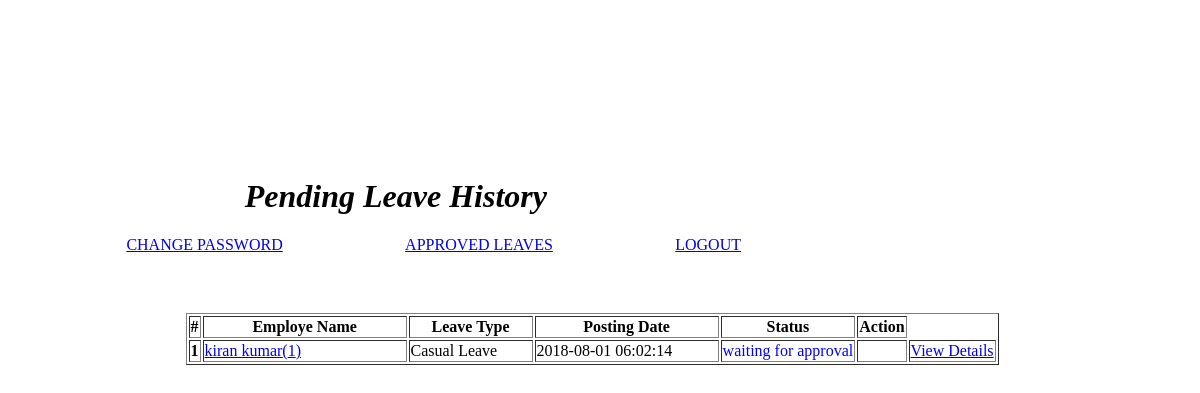
The app's page /admin/pending-leavehistory.php (signed in) with its own data.
### tables this page shows
CREATE TABLE `tblleaves` (
  `id` int(11) NOT NULL AUTO_INCREMENT,
  `LeaveType` varchar(110) NOT NULL,
  `ToDate` varchar(120) NOT NULL,
  `FromDate` varchar(120) NOT NULL,
  `Description` mediumtext NOT NULL,
  `PostingDate` timestamp NOT NULL DEFAULT CURRENT_TIMESTAMP,
  `AdminRemark` mediumtext,
  `AdminRemarkDate` varchar(120) DEFAULT NULL,
  `Status` int(1) NOT NULL,
  `IsRead` int(1) NOT NULL,
  `empid` int(11) DEFAULT NULL,
  PRIMARY KEY (`id`),
  KEY `UserEmail` (`empid`)
);

CREATE TABLE `tblemployees` (
  `id` int(11) NOT NULL AUTO_INCREMENT,
  `EmpId` varchar(100) NOT NULL,
  `FirstName` varchar(150) NOT NULL,
  `LastName` varchar(150) NOT NULL,
  `EmailId` varchar(200) NOT NULL,
  `Password` varchar(180) NOT NULL,
  `Gender` varchar(100) NOT NULL,
  `Dob` varchar(100) NOT NULL,
  `Department` varchar(255) NOT NULL,
  `Address` varchar(255) NOT NULL,
  `City` varchar(200) NOT NULL,
  `Country` varchar(150) NOT NULL,
  `Phonenumber` char(11) NOT NULL,
  `Status` int(1) NOT NULL,
  `RegDate` timestamp NOT NULL DEFAULT CURRENT_TIMESTAMP,
  PRIMARY KEY (`id`)
);

### admin/pending-leavehistory.php (the view, shortened to what this page needs)
<?php
include('../config.php');
if(strlen($_SESSION['alogin'])==0)
    {
header('location:index.php');
}
else{
 ?>
<!DOCTYPE html>
<html lang="en">
    <head>
    </head>
    <body>
            <main class="mn-inner">
                <div class="row">
                    <div class="col s12">
                        <div class="page-title"><h1><strong><i>Pending Leave History</i></strong></h1></div>
                    </div>
                    <div class="col s12 m12 l12">
                        <div class="card">
<nav>
     <a href="changepassword.php" >CHANGE PASSWORD</a>
    <a href="approvedleave-history.php" >APPROVED LEAVES</a>
               <a href="logout.php" >LOGOUT</a>
   </nav>
                            <div class="card-content">
                                <table id="example" class="display responsive-table" border="1">
                                    <thead>
                                        <tr>
                                            <th>#</th>
                                            <th width="200">Employe Name</th>
                                            <th width="120">Leave Type</th>
                                             <th width="180">Posting Date</th>
                                            <th>Status</th>
                                            <th align="center">Action</th>
                                        </tr>
                                    </thead>
                                    <tbody border="1">
<?php
$status=0;
$sql = "SELECT tblleaves.id as lid,tblemployees.FirstName,tblemployees.LastName,tblemployees.EmpId,tblemployees.id,tblleaves.LeaveType,tblleaves.PostingDate,tblleaves.Status from tblleaves join tblemployees on tblleaves.empid=tblemployees.id where tblleaves.Status=:status order by lid desc";
$query = $dbh -> prepare($sql);
$query->bindParam(':status',$status,PDO::PARAM_STR);
$query->execute();
$results=$query->fetchAll(PDO::FETCH_OBJ);
$cnt=1;
if($query->rowCount() > 0)
{
foreach($results as $result)
{
      ?>
                                       <tr>
                                            <td> <b><?php echo htmlentities($cnt);?></b></td>
                                              <td border="1"><a href="#?empid=<?php echo htmlentities($result->id);?>"
                target="_blank"><?php echo htmlentities($result->FirstName." ".$result->LastName);?>(<?php echo htmlentities($result->EmpId);?>)</a></td>
                                            <td><?php echo htmlentities($result->LeaveType);?></td>
                                            <td><?php echo htmlentities($result->PostingDate);?></td>
                                                                       <td><?php $stats=$result->Status;
if($stats==1){
                                             ?>
                                                 <span style="color: green">Approved</span>
                                                 <?php } if($stats==2)  { ?>
                                                <span style="color: red">Not Approved</span>
                                                 <?php } if($stats==0)  { ?>
 <span style="color: blue">waiting for approval</span>
 <?php } ?>
                                             </td>
          <td>
<td border="1"><a href="leave-details.php?leaveid=<?php echo htmlentities($result->lid);?>" class="waves-effect waves-light btn blue m-b-xs">
View Details</a></td>
                                    </tr>
                                         <?php $cnt++;} }?>
                                    </tbody>
                                </table>
                            </div>
                        </div>
                    </div>
                </div>
            </main>
    </body>
</html>
<?php } ?>

### admin/pending-leavehistory.php (style rules this page uses)
body, html { height: 100%; }
body { background-image:url(http://wallpaperen.com/wp-content/uploads/2017/12/nice-white-website-background-white-and-gray-3d-paper-abstract-background-stock-image-white-website-background.jpg); background-repeat: no-repeat; background-position: center; background-size: cover; height: 60%; }
#example { margin-left:15%; margin-top:05%; }
.page-title { margin-left:20%; margin-top:15%; color:; font-weight:bold; }
nav a { margin-left:10%; width:10%; margin-top:5%; }

### records on screen
tblleaves: tblemployees.FirstName+LastName "kiran kumar", tblemployees.EmpId "1", LeaveType "Casual Leave", PostingDate "2018-08-01 06:02:14", Status "waiting for approval"
